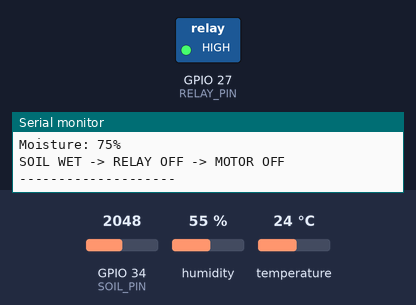
This sketch was run on a simulated ESP32. On the bench: switched loads named in the sketch (green lamp = pin HIGH), the last lines printed to the serial monitor. Inputs (shaded band) come from the test bench; at power-on: GPIO 34 (SOIL_PIN) = 2048, humidity 55 %, temperature 24 °C.

Above: at 3.2 s.
3.3 s: GPIO 34 (SOIL_PIN) set to 2914
6.0 s: GPIO 34 (SOIL_PIN) set to 3001
At 6.5 s:
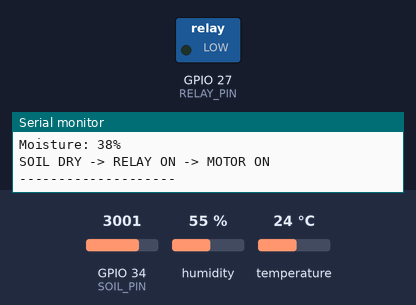
8.7 s: GPIO 34 (SOIL_PIN) set to 2866
At 10.6 s:
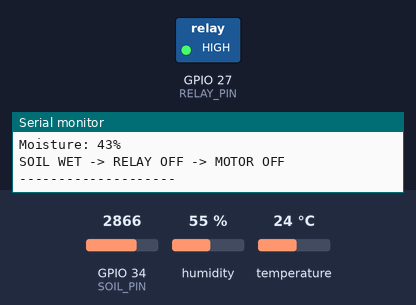
11.6 s: GPIO 34 (SOIL_PIN) set to 3603
At 13.2 s:
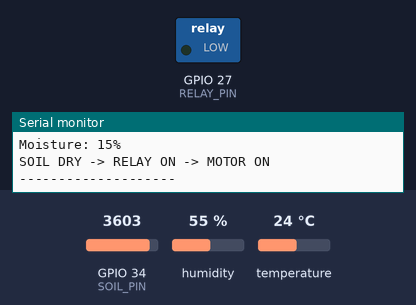
Timing chart, 0 to 14.7 s (numbered marks = the images above; inputs shaded):
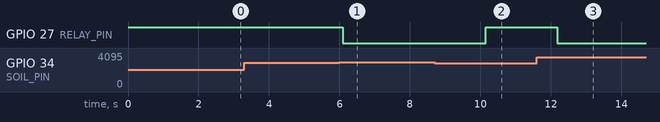

Measured:
- the behaviour switches between 2960 and 2961 on GPIO 34 (SOIL_PIN) (found by bisection; images 0 and 1)
- after the input at 6.0 s, GPIO 27 (RELAY_PIN): HIGH → LOW after 0.09 s
- after the input at 8.7 s, GPIO 27 (RELAY_PIN): LOW → HIGH after 1.5 s
- after the input at 11.6 s, GPIO 27 (RELAY_PIN): HIGH → LOW after 0.58 s

The sketch:

AquaGuard.ino.ino
```cpp
#include "DHT.h"

#define DHTPIN 4
#define DHTTYPE DHT11

#define SOIL_PIN 34
#define RELAY_PIN 27

DHT dht(DHTPIN, DHTTYPE);

void setup() {
  Serial.begin(115200);

  dht.begin();

  pinMode(SOIL_PIN, INPUT);
  pinMode(RELAY_PIN, OUTPUT);

  digitalWrite(RELAY_PIN, HIGH);  // Motor OFF

  delay(2000);
}

void loop() {

  float temperature = dht.readTemperature();
  float humidity = dht.readHumidity();

  int soilValue = analogRead(SOIL_PIN);

  int moisture = map(soilValue, 4000, 1400, 0, 100);
  moisture = constrain(moisture, 0, 100);

  Serial.println("--------------------");

  Serial.print("Temperature: ");
  Serial.print(temperature);
  Serial.println(" C");

  Serial.print("Humidity: ");
  Serial.print(humidity);
  Serial.println(" %");

  Serial.print("Soil Value: ");
  Serial.println(soilValue);

  Serial.print("Moisture: ");
  Serial.print(moisture);
  Serial.println("%");

  if (moisture < 40) {

    digitalWrite(RELAY_PIN, LOW);

    Serial.println("SOIL DRY -> RELAY ON -> MOTOR ON");

  } else {

    digitalWrite(RELAY_PIN, HIGH);

    Serial.println("SOIL WET -> RELAY OFF -> MOTOR OFF");
  }

  Serial.println("--------------------");

  delay(2000);
}
```
